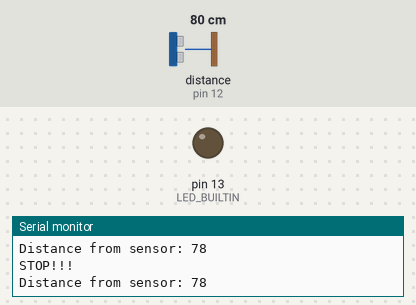
Bench run of a sketch on a simulated Arduino Uno, built with avr-gcc and run on an emulated ATmega328P. Shown: output pins drawn as LEDs (lit = HIGH), the last lines printed to the serial monitor. Wiring (inferred from the names in the program): ultrasonic range finder: trigger pin 11; echo pin 12. Inputs (shaded band) come from the test bench; at power-on: distance to the obstacle (sensor on pin 12) 80 cm. The echo pulse lasts 58.3 µs per cm; pins used as bus, display or sensor lines are not drawn.

Above: at 1.2 s.
1.3 s: distance to the obstacle (sensor on pin 12) set to 13 cm
4.3 s: distance to the obstacle (sensor on pin 12) set to 10 cm
At 5.7 s:
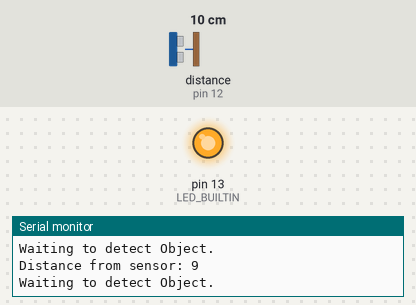
6.4 s: distance to the obstacle (sensor on pin 12) set to 19 cm
9.4 s: distance to the obstacle (sensor on pin 12) set to 24 cm
Timing chart, 0 to 12.4 s (numbered marks = the images above; inputs shaded):
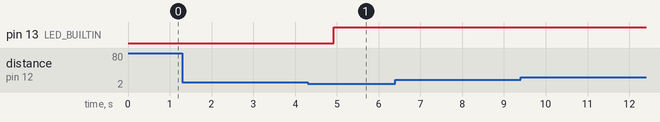

The sketch:

Ultrasonic_Sensor_code_for_distance_and_stop.ino
```cpp
/*
  Ultrasonic Sensor HC-SR04 and Arduino Tutorial
  by Dejan Nedelkovski,
  www.HowToMechatronics.com
*/

// defines pins numbers
const int trigPin = 11;
const int echoPin = 12;

// defines variables
long duration;
int distance;
int gone = 1;
int N = 0;
void setup() {
  // UltraSonoc Pins
  pinMode(trigPin, OUTPUT); // Sets the trigPin as an Output
  pinMode(echoPin, INPUT); // Sets the echoPin as an Input

  // initialize digital pin LED_BUILTIN as an output.
  pinMode(LED_BUILTIN, OUTPUT);

  Serial.begin(9600); // Starts the serial communication
}

void loop() {
  DistanceValue();
  if(distance < 20){
    digitalWrite(13, HIGH);
  }else{
    digitalWrite(13, LOW);
  }
  while(distance > 10){
    DistanceValue();
    Serial.println("STOP!!!");
  }
  while(distance <= 6){
    gone = 1;
    DistanceValue();
    Serial.println("Object detected.");
  }
  if(gone == 1){
    Serial.println("Object is Gone.");
    gone = 0;
    N++;
    Serial.print("Total amount of Objects Detected: ");
    Serial.println(N);
    delay(500);
  }
  if(distance > 5){
    Serial.println("Waiting to detect Object.");
  }
}

void DistanceValue(){
  // Clears the trigPin
  digitalWrite(trigPin, LOW);
  delayMicroseconds(2);

  // Sets the trigPin on HIGH state for 10 micro seconds
  digitalWrite(trigPin, HIGH);
  delayMicroseconds(10);
  digitalWrite(trigPin, LOW);

  // Reads the echoPin, returns the sound wave travel time in microseconds
  duration = pulseIn(echoPin, HIGH);
  distance = duration * 0.034 / 2;
  Serial.print("Distance from sensor: ");
  Serial.println(distance);
}
```

Measured:
- the behaviour switches between 12 and 11 cm on distance to the obstacle (sensor on pin 12) (found by bisection; images 0 and 1)
- after the input at 4.3 s, pin 13 (LED_BUILTIN): LOW → HIGH after 0.63 s
